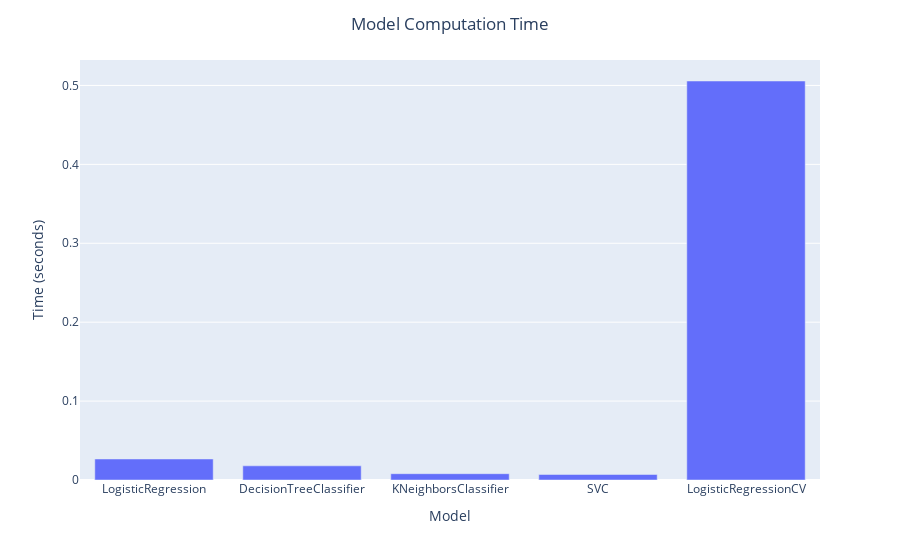

Write notebook code for a chart like this one.
### Code cell
pFig2 = px.bar(performDf, x = 'Model', y = 'Time',
                labels = {
                     "Model": "Model",
                     "Time": "Time (seconds)",
                 })

pFig2.update_layout(
            title={
            'text' : 'Model Computation Time',
            'x':0.5,
            'xanchor': 'center'
        })
pFig2.show()

### Figure 1 — Plotly figure (JSON) as saved in the notebook; plotly's stock layout.template omitted (floating-point values rounded to 4 significant figures)
{"data": [{"alignmentgroup": "True", "hovertemplate": "Model=%{x}<br>Time (seconds)=%{y}<extra></extra>", "legendgroup": "", "marker": {"color": "#636efa", "pattern": {"shape": ""}}, "name": "", "offsetgroup": "", "orientation": "v", "showlegend": false, "textposition": "auto", "type": "bar", "x": ["LogisticRegression", "DecisionTreeClassifier", "KNeighborsClassifier", "SVC", "LogisticRegressionCV"], "xaxis": "x", "y": [0.02662, 0.01795, 0.007979, 0.006981, 0.5056], "yaxis": "y"}], "layout": {"barmode": "relative", "legend": {"tracegroupgap": 0}, "margin": {"t": 60}, "title": {"text": "Model Computation Time", "x": 0.5, "xanchor": "center"}, "xaxis": {"anchor": "y", "domain": [0, 1], "title": {"text": "Model"}}, "yaxis": {"anchor": "x", "domain": [0, 1], "title": {"text": "Time (seconds)"}}}}
